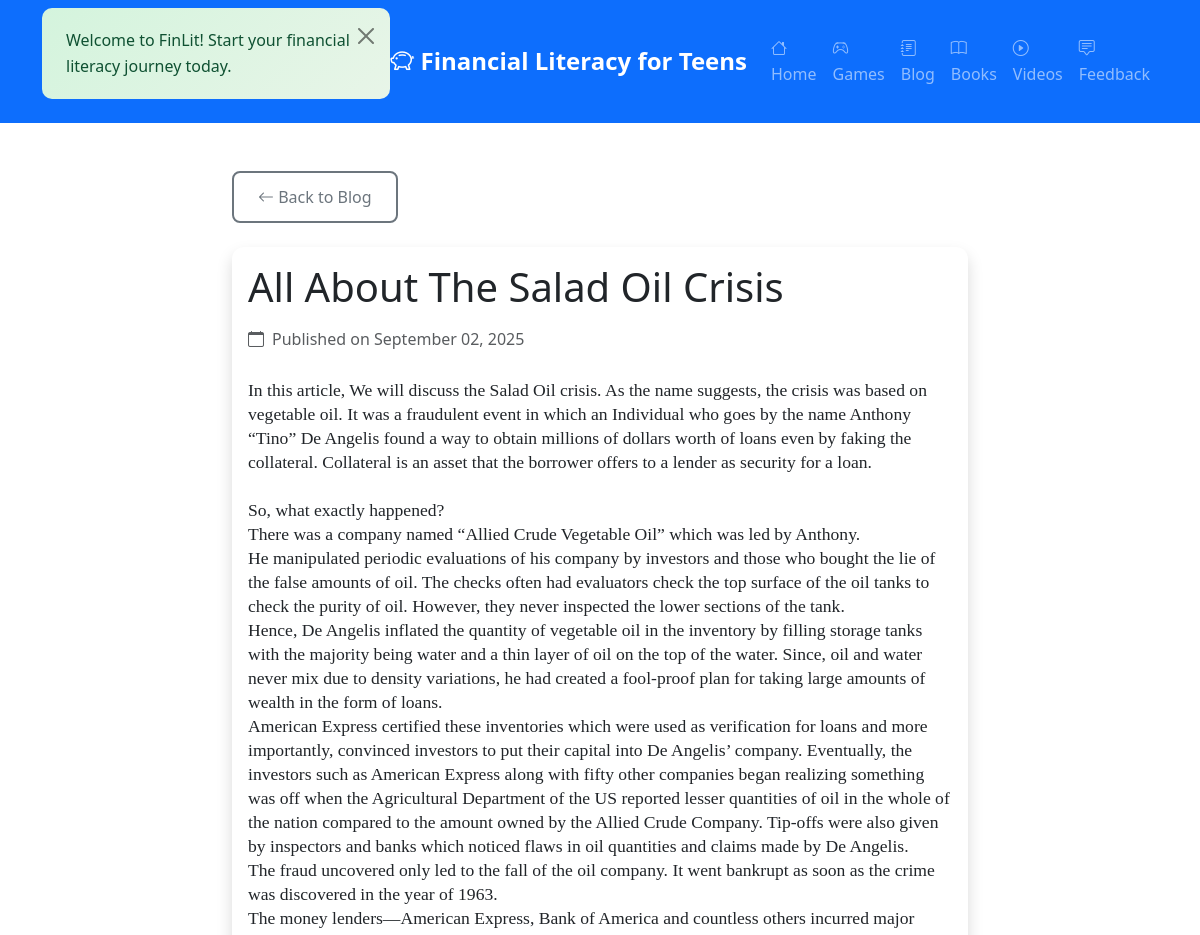
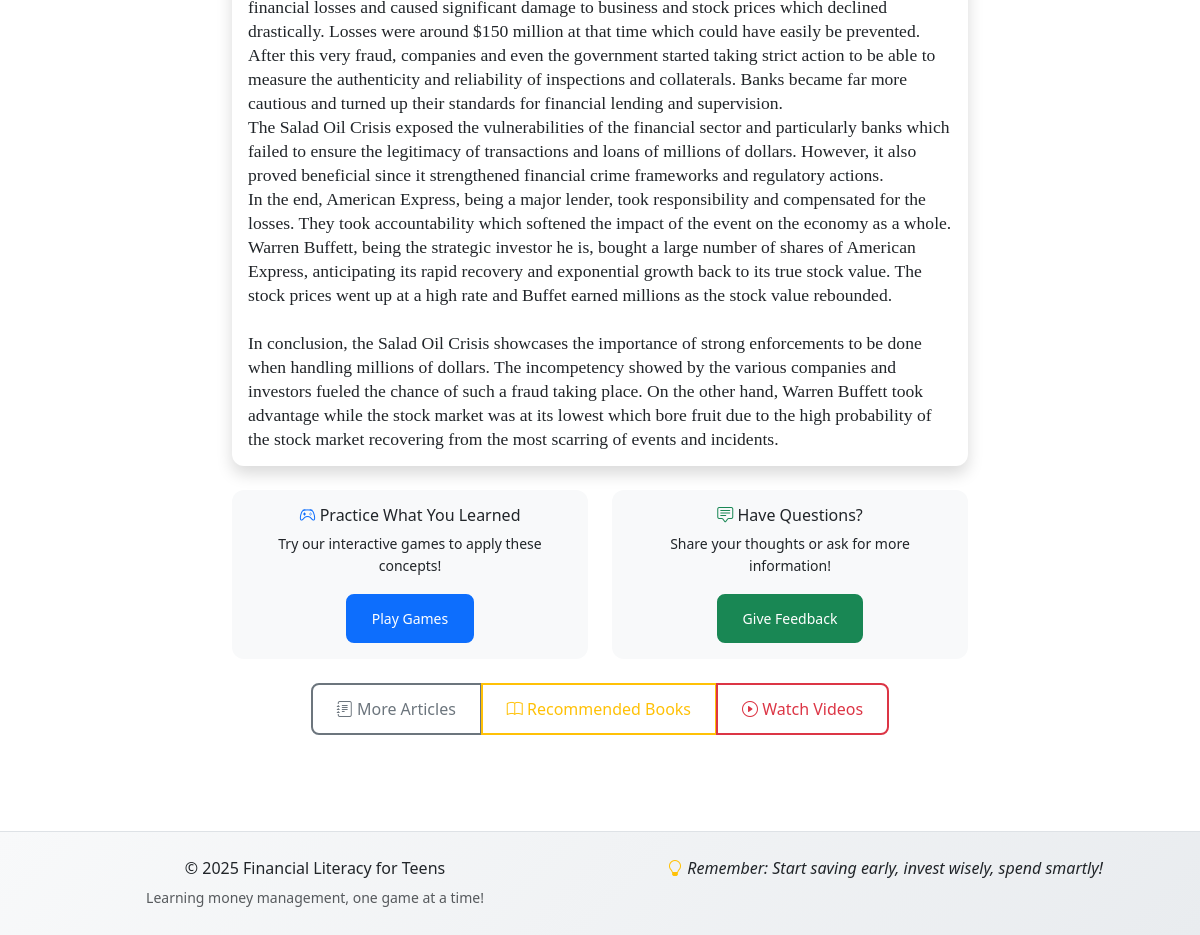
The page /blog/1 on the database its author committed (2 pictures, top to bottom).
### app.py (models this page shows, shortened)
class BlogPost(db.Model):
    id = db.Column(db.Integer, primary_key=True)
    title = db.Column(db.String(200), nullable=False)
    content = db.Column(db.Text, nullable=False)
    excerpt = db.Column(db.String(300), nullable=False)
    date_posted = db.Column(db.DateTime, default=datetime.utcnow)

### app.py (the view)
@app.route('/blog/<int:post_id>')
def blog_post(post_id):
    post = BlogPost.query.get_or_404(post_id)
    return render_template('blog_post.html', post=post)

### templates/blog_post.html (shortened to what this page needs)
{% extends "base.html" %}
{% block content %}
<div class="container py-5">
    <div class="row justify-content-center">
        <div class="col-lg-8">
            <div class="mb-4">
                <a href="{{ url_for('blog_list') }}" class="btn btn-outline-secondary">
                    <i class="bi bi-arrow-left"></i> Back to Blog
                </a>
            </div>
            <article class="card shadow">
                <div class="card-body">
                    <header class="mb-4">
                        <h1 class="display-6 mb-3">{{ post.title }}</h1>
                        <div class="d-flex align-items-center text-muted">
                            <i class="bi bi-calendar me-2"></i>
                            <span>Published on {{ post.date_posted.strftime('%B %d, %Y') }}</span>
                        </div>
                    </header>
                    <div class="post-content">
                        {{ post.content | safe }}
                    </div>
                </div>
            </article>
            <div class="row mt-4">
                <div class="col-md-6">
                    <div class="card bg-light">
                        <div class="card-body text-center">
                            <h6><i class="bi bi-controller text-primary"></i> Practice What You Learned</h6>
                            <p class="small mb-3">Try our interactive games to apply these concepts!</p>
                            <a href="{{ url_for('games') }}" class="btn btn-primary btn-sm">Play Games</a>
                        </div>
                    </div>
                </div>
                <div class="col-md-6">
                    <div class="card bg-light">
                        <div class="card-body text-center">
                            <h6><i class="bi bi-chat-square-text text-success"></i> Have Questions?</h6>
                            <p class="small mb-3">Share your thoughts or ask for more information!</p>
                            <a href="{{ url_for('survey') }}" class="btn btn-success btn-sm">Give Feedback</a>
                        </div>
                    </div>
                </div>
            </div>
            <div class="mt-4 text-center">
                <div class="btn-group" role="group">
                    <a href="{{ url_for('blog_list') }}" class="btn btn-outline-secondary">
                        <i class="bi bi-journal-text"></i> More Articles
                    </a>
                    <a href="{{ url_for('books') }}" class="btn btn-outline-warning">
                        <i class="bi bi-book"></i> Recommended Books
                    </a>
                    <a href="{{ url_for('videos') }}" class="btn btn-outline-danger">
                        <i class="bi bi-play-circle"></i> Watch Videos
                    </a>
                </div>
            </div>
        </div>
    </div>
</div>
{% endblock %}

### static/css/style.css (style rules this page uses)
:root { --primary-color: #0d6efd; --success-color: #198754; --warning-color: #ffc107; --danger-color: #dc3545; --light-color: #f8f9fa; --dark-color: #212529; --gradient-primary: linear-gradient(135deg, #667eea 0%, #764ba2 100%); --gradient-success: linear-gradient(135deg, #4ecdc4 0%, #44a08d 100%); --gradient-warning: linear-gradient(135deg, #f093fb 0%, #f5576c 100%); }
body { font-family: 'Segoe UI', Tahoma, Geneva, Verdana, sans-serif; line-height: 1.6; color: var(--dark-color); background-color: #fff; }
.card { border: none; transition: all 0.3s ease; border-radius: 12px; overflow: hidden; }
.btn { font-weight: 500; border-radius: 8px; padding: 0.75rem 1.5rem; transition: all 0.3s ease; border-width: 2px; }
html { scroll-behavior: smooth; }

### templates/blog_post.html (style rules this page uses)
.post-content { line-height: 1.8; font-size: 1.1rem; }

### rows shown on the page
BlogPost: title "All About The Salad Oil Crisis", date_posted "September 02, 2025", content "In this article, We will discuss the Salad Oil crisis. As the name suggests, the crisis was based on vegetable oil. It was a fraudulent event in which an Individual who goes by the name Anthony “Tino” De Angelis found a way to obtain millions of dollars worth of loans even by faking the collateral. Collateral is an asset that the borrower offers to a lender as security for a loan. So, what exactly happened? There was a company named “Allied Crude Vegetable Oil” which was led by Anthony. He manipulated periodic evaluations of his company by investors and those who bought the lie of the false amounts of oil. The checks often had evaluators check the top surface of the oil tanks to check the…"
